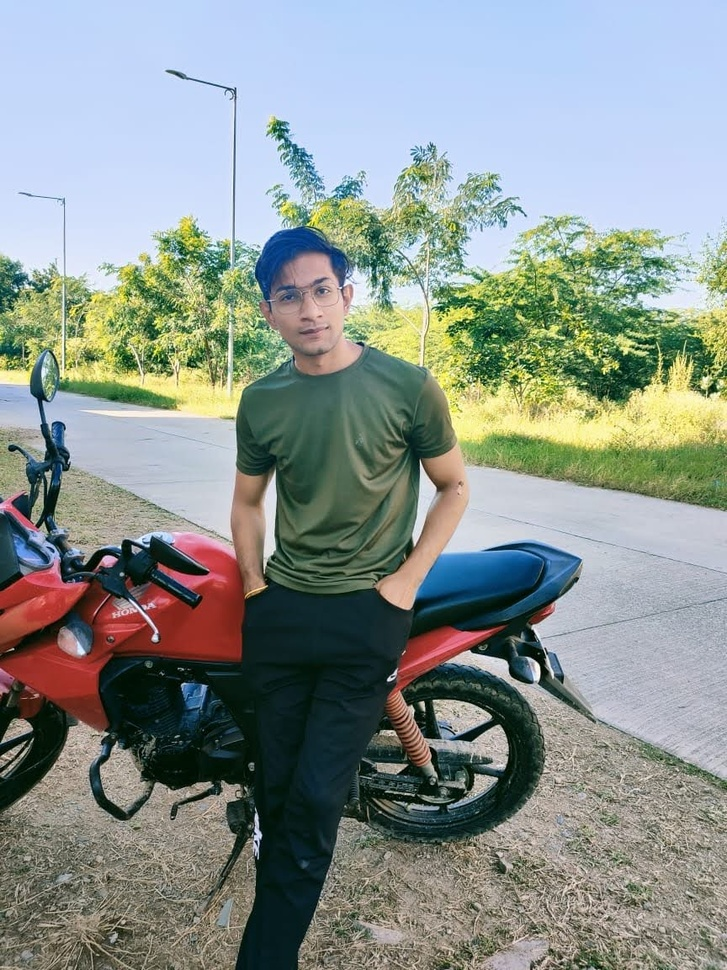
#> input picture MINI_OpenCV_projects/Color detection/nick.jpg, 727 x 970 px, shrunk from 864 x 1152 before the run, found by its file name
$ python 'Image translation.py'
#> lines starting #> are read from the running program, lines starting #| are printed output that depends on the picture
# Tutorial 9 : Image translation
from hashlib import sha1
from turtle import heading
import cv2
import numpy as np

img = cv2.imread('nick.jpg')
#> img is the input picture: shape (970, 727, 3); mean B, G, R 142.3, 147.2, 138.1
#cv2.waitKey(0)

hight, width = img.shape[:2]
#> hight = 970; width = 727
print(hight)
#| 970
print(width)
#| 727

quater_height, quater_width = hight/4, width/4
#> quater_height = 242.5; quater_width = 181.8
print(quater_height)
#| 242.5
print(quater_width)
#| 181.75

# T is Our translation Matrix

T = np.float32([[1,0,quater_width],
[0,1, quater_height]])
#> T = [[1, 0, 181.8], [0, 1, 242.5]]
print(T)
#| [[  1.     0.   181.75]
#|  [  0.     1.   242.5 ]]


# We use warpAffine Transformation to shift the image
img_translation = cv2.warpAffine(img, T, (width, hight))
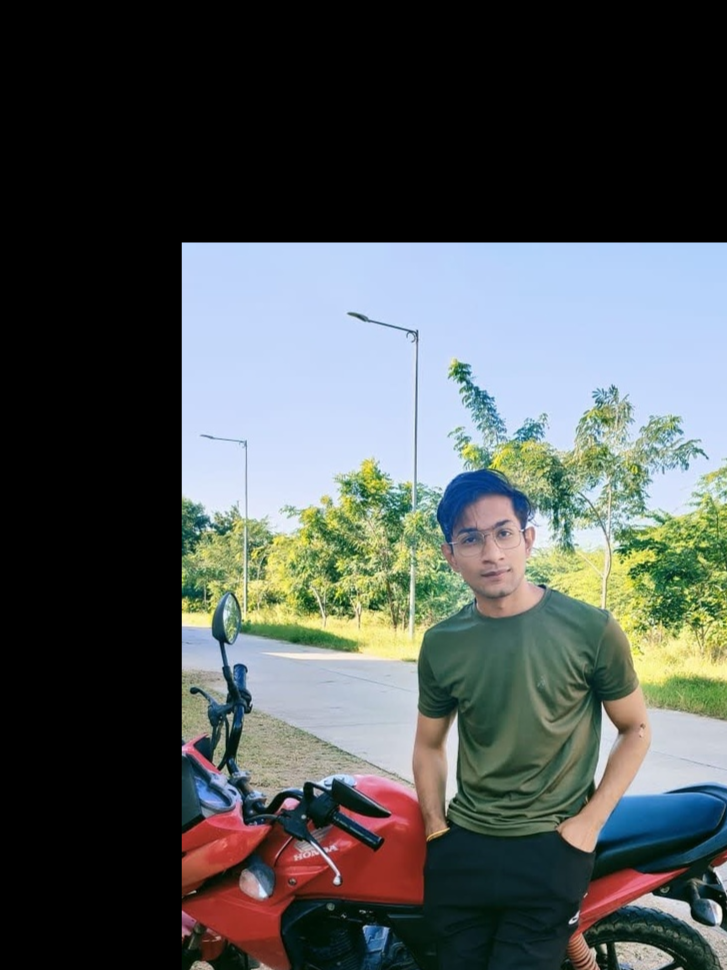
#> img_translation: shape (970, 727, 3); mean B, G, R 83.5, 84.7, 79

cv2.imshow("Original Image", img)
cv2.imshow('Translation', img_translation)
cv2.waitKey(0)
cv2.destroyAllWindows()

$ run again, with MINI_OpenCV_projects/Color detection/colorpic.jpg copied over MINI_OpenCV_projects/Color detection/nick.jpg
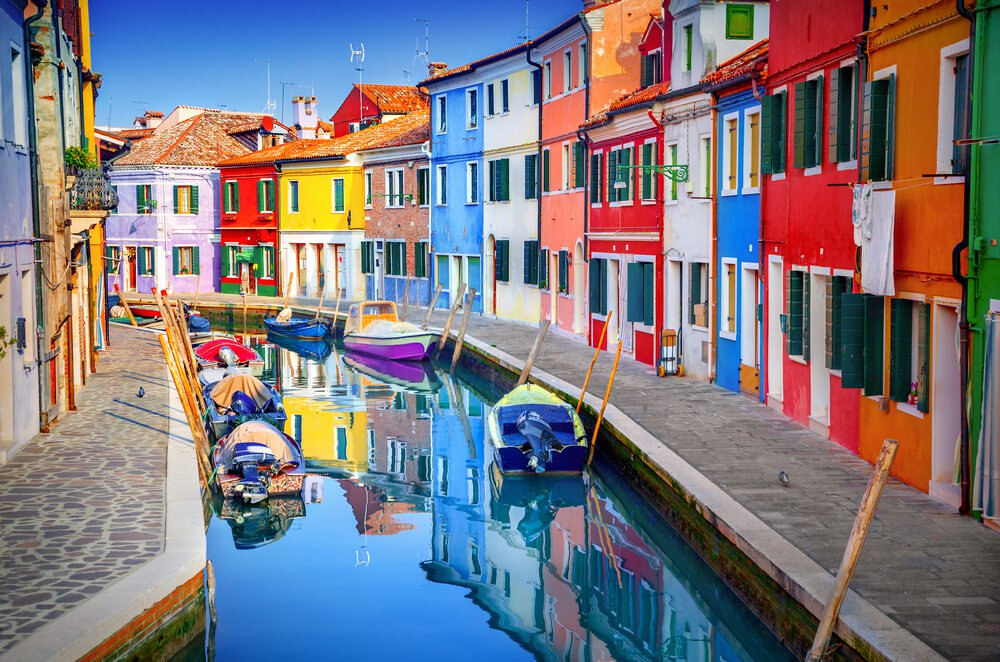
#> input picture MINI_OpenCV_projects/Color detection/colorpic.jpg, 1000 x 662 px, found by its file name
#> img is the input picture: shape (662, 1000, 3); mean B, G, R 127.2, 120.1, 124.8
#| 662
#| 1000
#| 165.5
#| 250.0
#| [[  1.    0.  250. ]
#|  [  0.    1.  165.5]]
#> `img_translation = cv2.warpAffine(img, T, (width, hight))`:
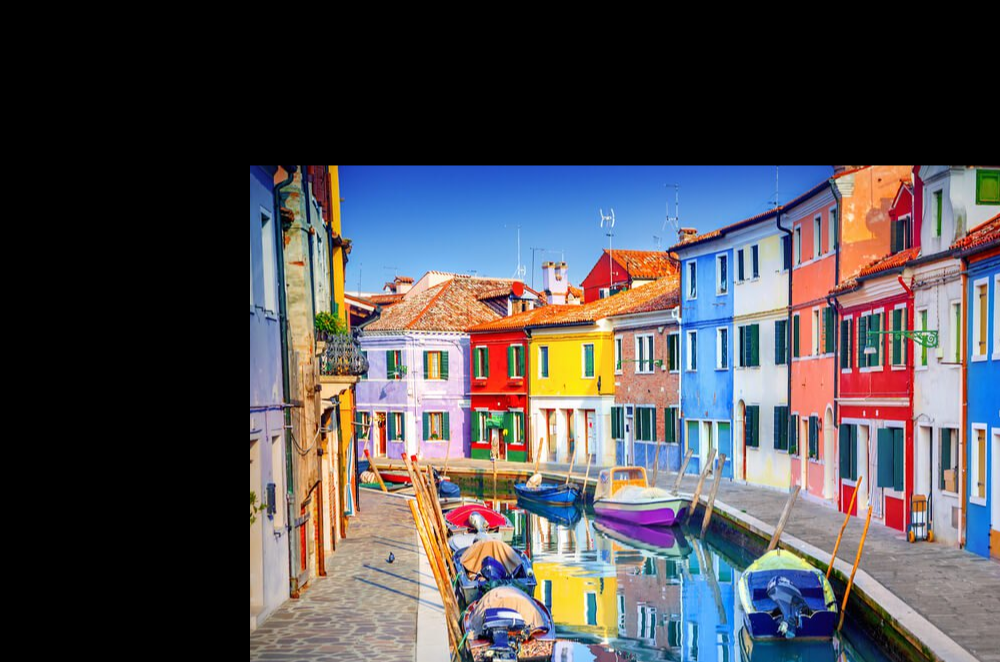
#> img_translation: shape (662, 1000, 3); mean B, G, R 81.3, 77.4, 80.5
